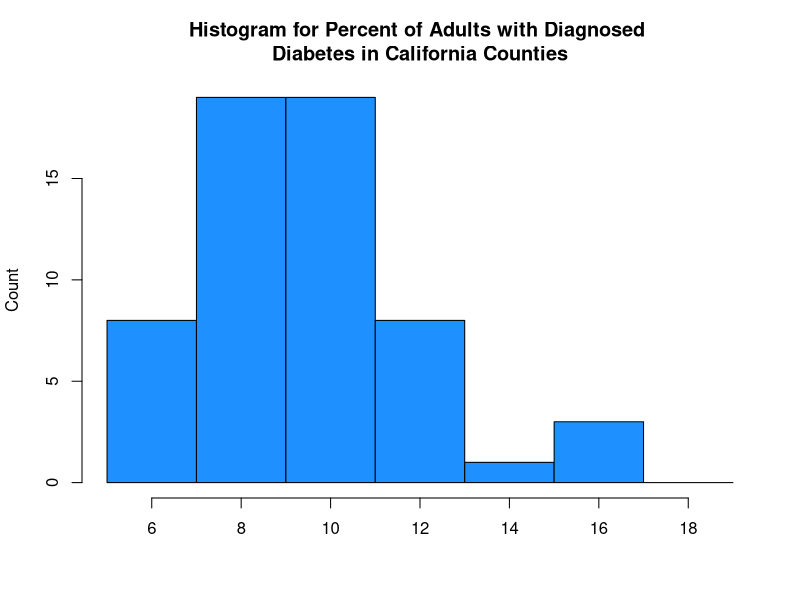

This figure's R source:
diabetes2<- read.csv(file="./diabetes2.csv", header=TRUE, sep=",")

hist(diabetes2$percent, main='Histogram for Percent of Adults with Diagnosed 
Diabetes in California Counties', breaks=seq(5,19,by=2), col="dodgerblue", 
xlab="", ylab="Count")
   

